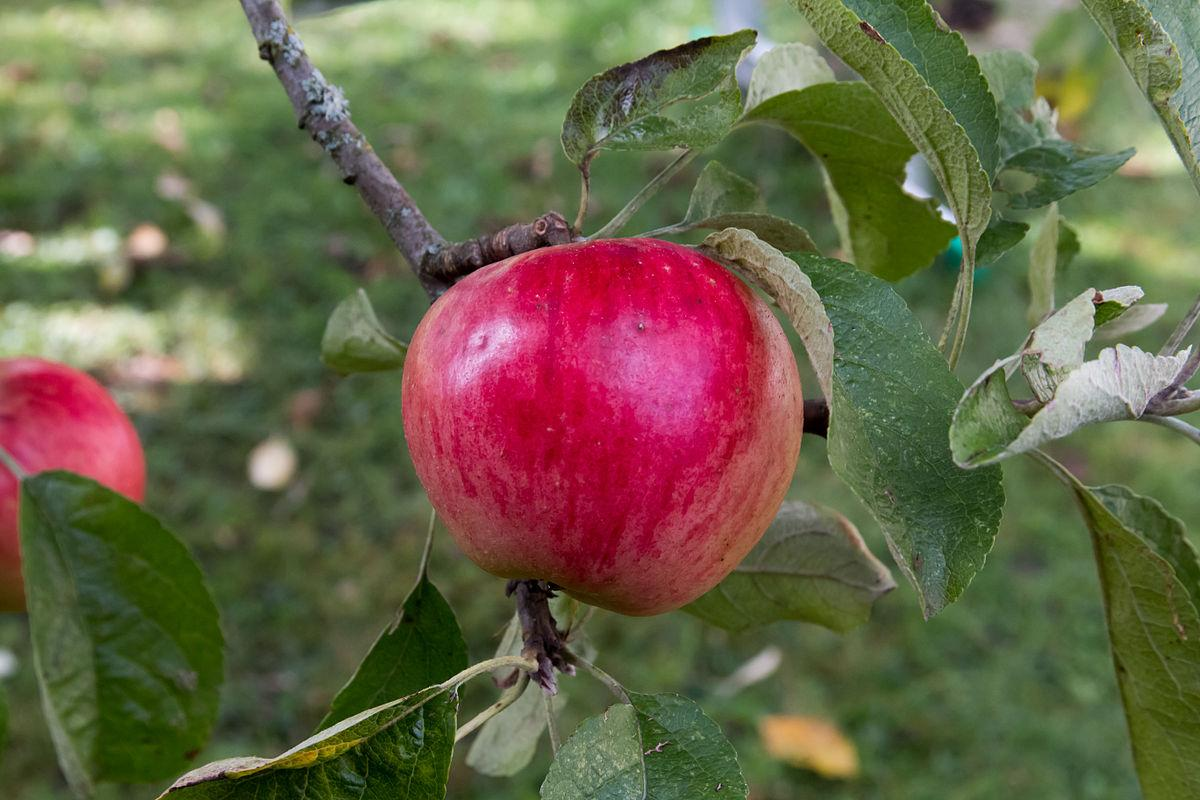
#> input picture notebooks (datascience)/streamlit/data/image/before/apel_0.jpg, 1200 x 800 px, given in place of udang_460.jpg, which was not available; the run also reads 1 picture not shown here
$ jupyter execute --allow-errors Notebook_Proses_Data_Nutrivision.ipynb   (text cells are left out)
#> lines starting #> are read from the running program, lines starting #| are printed output that depends on the picture; pictures that were not available may be replaced by others from this repository, and a replacement may not be noted
[cell 1]
from google.colab import drive
drive.mount('/content/drive')

[cell 2]
import os
import shutil
import hashlib
import random
from tqdm import tqdm
import numpy as np
import pandas as pd
from PIL import Image, ImageEnhance, ImageOps
import cv2
import matplotlib.pyplot as plt

[cell 3]
source_dirs = [
    "/content/drive/MyDrive/DATASET CITRA MAKANAN/dataset mentah",
    "/content/drive/MyDrive/DATASET CITRA MAKANAN/dataset makanan",
    "/content/drive/MyDrive/DATASET CITRA MAKANAN/dataset buah sayur"
]

target_dir = "/content/drive/MyDrive/DATASET CITRA MAKANAN/dataset_capstone_raw"
os.makedirs(target_dir, exist_ok=True)

[cell 4]
def get_hash(file_path):
  with open(file_path, 'rb') as f:
    return hashlib.md5(f.read()).hexdigest()

[cell 5]
def get_label_from_path(path):
    parts = path.split(os.sep)

    ignore = ['train', 'test', 'valid', 'val']

    for part in reversed(parts):
        if part.lower() not in ignore:
            return part.lower()

    return "unknown"

[cell 6]
seen_hashes = set()
total_copied = 0

for folder in source_dirs:
    print(f"Processing: {folder}")

    for root, dirs, files in os.walk(folder):
        for file in tqdm(files):
            if file.lower().endswith(('.jpg', '.jpeg', '.png')):

                file_path = os.path.join(root, file)

                try:
                    # cek duplicate
                    file_hash = get_hash(file_path)
                    if file_hash in seen_hashes:
                        continue

                    seen_hashes.add(file_hash)

                    # ambil label
                    label = get_label_from_path(root)

                    target_label_dir = os.path.join(target_dir, label)
                    os.makedirs(target_label_dir, exist_ok=True)

                    # rename
                    new_name = f"{label}_{total_copied}.jpg"

                    shutil.copy(file_path, os.path.join(target_label_dir, new_name))
                    total_copied += 1

                except Exception as e:
                    print(f"Error: {e}")

print(f"\nTotal images merged: {total_copied}")

[cell 7]
#Memasukkan dataset hasil gabungan dan olah manual

raw_path = "/content/drive/MyDrive/DATASET CITRA MAKANAN/dataset_capstone_raw"

[cell 8]
data_count = {}

for folder in os.listdir(raw_path):
    folder_path = os.path.join(raw_path, folder)

    if os.path.isdir(folder_path):
        images = [f for f in os.listdir(folder_path)
                  if f.lower().endswith(('.png', '.jpg', '.jpeg'))]

        data_count[folder] = len(images)

for label, count in data_count.items():
    print(f"{label}: {count} gambar")

[cell 9]
df = pd.DataFrame(list(data_count.items()), columns=['Label', 'Jumlah'])
df = df.sort_values(by='Jumlah', ascending=False)

[cell 10]
df

[cell 11]
corrupt_files = []

total_files = 0
valid_files = 0
invalid_files = 0

for folder in os.listdir(raw_path):
    folder_path = os.path.join(raw_path, folder)

    if os.path.isdir(folder_path):
        for file in os.listdir(folder_path):
            file_path = os.path.join(folder_path, file)

            try:
                img = Image.open(file_path)
                img.load()

                valid_files += 1
            except:
                corrupt_files.append(file_path)
                invalid_files += 1

            total_files += 1

print("=== HASIL CEK DATASET ===")
print(f"Total file       : {total_files}")
print(f"File valid       : {valid_files}")
print(f"File tidak valid : {invalid_files}")

print("\nContoh file error:")
for f in corrupt_files[:10]:
    print(f)

[cell 12]
hash_dict = {}
duplicate_files = []

def get_hash(file_path):
    with open(file_path, 'rb') as f:
        return hashlib.md5(f.read()).hexdigest()

for folder in os.listdir(raw_path):
    folder_path = os.path.join(raw_path, folder)

    if os.path.isdir(folder_path):
        for file in os.listdir(folder_path):

            if not file.lower().endswith(('.jpg','.jpeg','.png')):
                continue

            file_path = os.path.join(folder_path, file)

            try:
                file_hash = get_hash(file_path)

                if file_hash in hash_dict:
                    duplicate_files.append(file_path)
                else:
                    hash_dict[file_hash] = file_path

            except:
                print("Error:", file_path)

print("=== HASIL CEK DUPLIKAT ===")
print(f"Total file duplikat: {len(duplicate_files)}")

print("\nContoh duplikat:")
for f in duplicate_files[:10]:
    print(f)

[cell 13]
valid_ext = ('.jpg', '.jpeg', '.png')

non_image_files = []
total_checked = 0

for folder in os.listdir(raw_path):
    folder_path = os.path.join(raw_path, folder)

    if os.path.isdir(folder_path):
        for file in os.listdir(folder_path):
            file_path = os.path.join(folder_path, file)
            total_checked += 1

            if not file.lower().endswith(valid_ext):
                non_image_files.append(file_path)

print("=== HASIL CEK NON-IMAGE ===")
print(f"Total file dicek   : {total_checked}")
print(f"File non-image     : {len(non_image_files)}")

print("\nContoh file non-image:")
for f in non_image_files[:10]:
    print(f)

[cell 14]
small_images = []
large_images = []

total_checked = 0

for folder in os.listdir(raw_path):
    folder_path = os.path.join(raw_path, folder)

    if os.path.isdir(folder_path):
        for file in os.listdir(folder_path):

            if not file.lower().endswith(('.jpg', '.jpeg', '.png')):
                continue

            file_path = os.path.join(folder_path, file)
            total_checked += 1

            try:
                img = Image.open(file_path)
                width, height = img.size

                if width < 50 or height < 50:
                    small_images.append((file_path, width, height))

                if width > 2000 or height > 2000:
                    large_images.append((file_path, width, height))

            except:
                pass

print("=== HASIL CEK UKURAN GAMBAR ===")
print(f"Total dicek        : {total_checked}")
print(f"Gambar terlalu kecil : {len(small_images)}")
print(f"Gambar terlalu besar : {len(large_images)}")

print("\nContoh gambar kecil:")
for f in small_images[:5]:
    print(f)

print("\nContoh gambar besar:")
for f in large_images[:5]:
    print(f)

[cell 15]
raw_path = "/content/drive/MyDrive/DATASET CITRA MAKANAN/dataset_capstone_raw"
processed_path = "/content/drive/MyDrive/DATASET CITRA MAKANAN/dataset_raw_clean"

# copy raw ke processed
shutil.copytree(raw_path, processed_path, dirs_exist_ok=True)

# semua proses pakai processed yang disimpan di dataset_path
dataset_path = processed_path

[cell 16]
hapus_labels = [
    "semangka",
    "lobak",
    "kedelai",
    "kentang",
    "delima",
    "bayam",
    "jagung",
    "kacang polong",
    "pir",
    "paprika",
    "jeruk",
    "anggur",
    "terong",
    "kembang kol",
    "bit",
    "jahe",
    "mangga"
]

for label in hapus_labels:
    path = os.path.join(dataset_path, label)

    if os.path.exists(path):
        shutil.rmtree(path)
        print("Dihapus:", label)

[cell 17]
def get_hash(file_path):
    with open(file_path, 'rb') as f:
        return hashlib.md5(f.read()).hexdigest()

seen_hashes = set()
duplicate_count = 0

for root, dirs, files in os.walk(dataset_path):
    for file in files:
        if file.lower().endswith(('.jpg', '.jpeg', '.png')):
            path = os.path.join(root, file)

            try:
                file_hash = get_hash(path)

                if file_hash in seen_hashes:
                    os.remove(path)
                    duplicate_count += 1
                else:
                    seen_hashes.add(file_hash)

            except:
                pass

print("Total duplicate removed:", duplicate_count)

[cell 18]
before_counts = {}

for label in os.listdir(dataset_path):
    label_path = os.path.join(dataset_path, label)
    if os.path.isdir(label_path):
        before_counts[label] = len(os.listdir(label_path))

print("Distribusi sebelum augmentasi:")
print(before_counts)

#> (a cell that did not finish here is left out)

[cell 20]
def augment_image(img):
    # random flip
    if random.random() > 0.5:
        img = img.transpose(Image.FLIP_LEFT_RIGHT)

    # random rotate
    angle = random.choice([90, 180, 270])
    img = img.rotate(angle)

    # random brightness
    enhancer = ImageEnhance.Brightness(img)
    img = enhancer.enhance(random.uniform(0.7, 1.3))

    return img

[cell 21]
def show_augmentations(image_path):
    img = Image.open(image_path)
#> img is the input picture: PIL image 1200x800 RGB; mean R, G, B 105.1, 99.5, 72.5

    plt.figure(figsize=(10,5))

    for i in range(5):
        aug = augment_image(img)

        plt.subplot(1,5,i+1)
        plt.imshow(aug)
        plt.title(f"Aug {i+1}")
        plt.axis("off")
#> this loop made 5 passes
#> pass 1, in augment_image, `img = enhancer.enhance(random.uniform(0.7, 1.3))`:
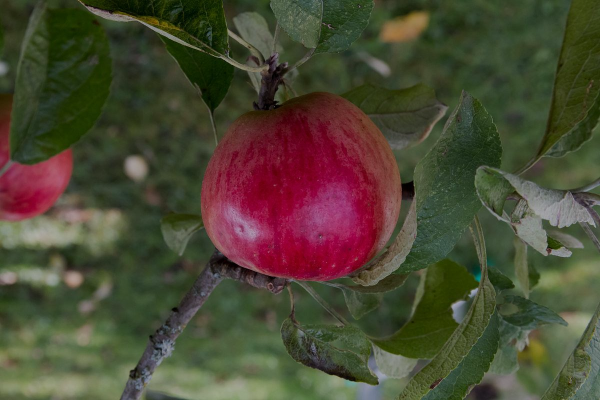
#> img: PIL image 1200x800 RGB (shown at 1/2 size); mean R, G, B 75.7, 71.6, 52

    plt.show()
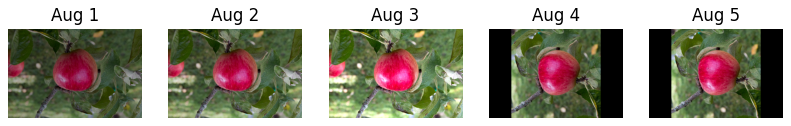
#> figure drawn by matplotlib, 5 panels

sample_path = os.path.join(dataset_path, "udang", "udang_460.jpg")
show_augmentations(sample_path)

[cell 22]
img_pil = Image.open(sample_path)

plt.figure(figsize=(8,4))

plt.subplot(1,2,1)
plt.imshow(img_pil)
plt.title("Original")
plt.axis("off")

plt.subplot(1,2,2)
plt.imshow(augment_image(img_pil))
#> in augment_image (call 6), `img = img.rotate(angle)`:
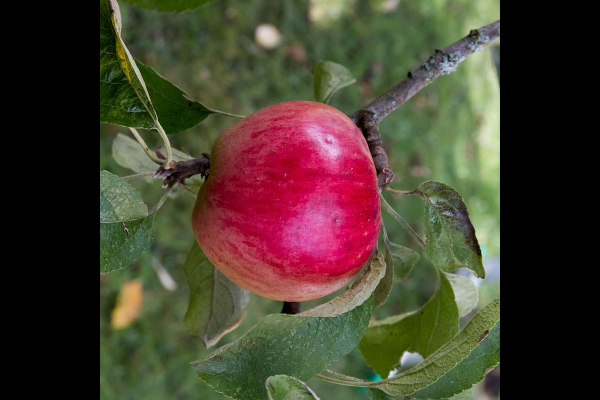
#> img: PIL image 1200x800 RGB (shown at 1/2 size); mean R, G, B 69.2, 61.1, 46.2
#> in augment_image (call 6), `img = enhancer.enhance(random.uniform(0.7, 1.3))`:
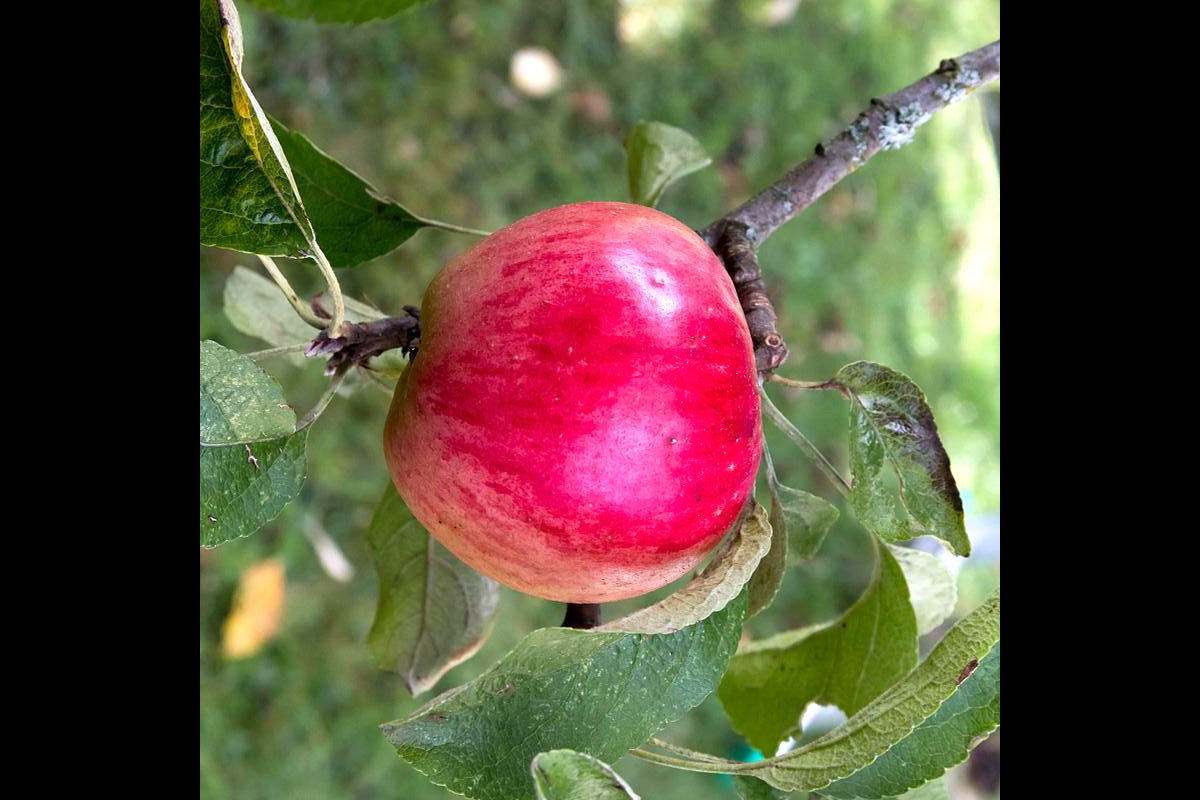
#> img: PIL image 1200x800 RGB; mean R, G, B 88.1, 78.3, 59.2
plt.title("Augmented")
plt.axis("off")

plt.show()
#> (the rest of the program and of its run is left out)
